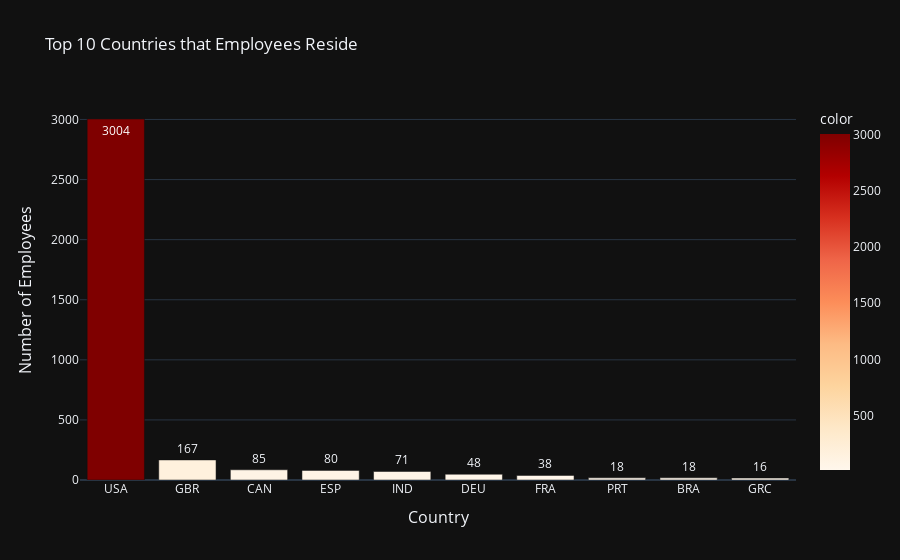

Here is the notebook cell this chart was saved with:
### Code cell
top10_residence= df_salaries['employee_residence'].value_counts().sort_values(ascending=False)[:10]
fig = px.bar(df_salaries, 
            x=top10_residence.index, 
            y=top10_residence.values, 
            text=top10_residence.values,
            color=top10_residence.values,
            color_continuous_scale='OrRd',
            title='Top 10 Countries that Employees Reside')
fig.update_layout(
    xaxis=dict(
        title='Country',
        titlefont_size=16
    ),
    yaxis=dict(
        title='Number of Employees',
        titlefont_size=16
    ),
    template='plotly_dark'
)
fig.update_traces(
    textfont_size=12
)
fig.show()

### Figure 1 — Plotly figure (JSON) as saved in the notebook; plotly's stock layout.template omitted (floating-point values rounded to 4 significant figures)
{"data": [{"alignmentgroup": "True", "hovertemplate": "x=%{x}<br>y=%{y}<br>text=%{text}<br>color=%{marker.color}<extra></extra>", "legendgroup": "", "marker": {"color": [3004, 167, 85, 80, 71, 48, 38, 18, 18, 16], "coloraxis": "coloraxis", "pattern": {"shape": ""}}, "name": "", "offsetgroup": "", "orientation": "v", "showlegend": false, "text": [3004, 167, 85, 80, 71, 48, 38, 18, 18, 16], "textfont": {"size": 12}, "textposition": "auto", "type": "bar", "x": ["USA", "GBR", "CAN", "ESP", "IND", "DEU", "FRA", "PRT", "BRA", "GRC"], "xaxis": "x", "y": [3004, 167, 85, 80, 71, 48, 38, 18, 18, 16], "yaxis": "y"}], "layout": {"autosize": true, "barmode": "relative", "coloraxis": {"colorbar": {"title": {"text": "color"}}, "colorscale": [[0, "rgb(255,247,236)"], [0.125, "rgb(254,232,200)"], [0.25, "rgb(253,212,158)"], [0.375, "rgb(253,187,132)"], [0.5, "rgb(252,141,89)"], [0.625, "rgb(239,101,72)"], [0.75, "rgb(215,48,31)"], [0.875, "rgb(179,0,0)"], [1, "rgb(127,0,0)"]]}, "legend": {"tracegroupgap": 0}, "title": {"text": "Top 10 Countries that Employees Reside"}, "xaxis": {"anchor": "y", "autorange": true, "domain": [0, 1], "range": [-0.5, 9.5], "title": {"font": {"size": 16}, "text": "Country"}, "type": "category"}, "yaxis": {"anchor": "x", "autorange": true, "domain": [0, 1], "range": [0, 3162.0], "title": {"font": {"size": 16}, "text": "Number of Employees"}, "type": "linear"}}}
